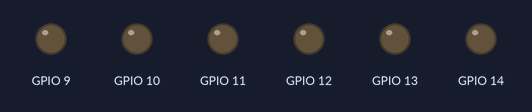
A program run on a simulated ESP32-S3. On the bench: output pins drawn as LEDs (lit = HIGH). What the program prints to the serial monitor is not drawn.

Above: at 0.1 s.
At 8.1 s:
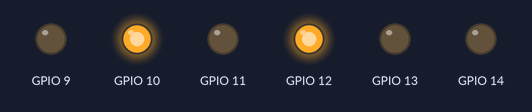
Timing chart, 0 to 9.6 s (numbered marks = the images above):
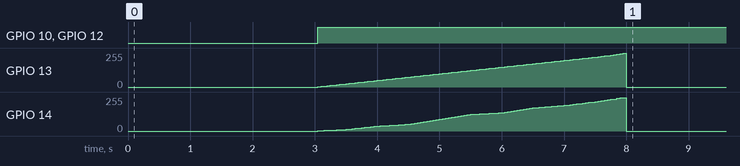

The program:

main.cpp
```cpp
#include <Arduino.h>
#include "Motor.h"

hw_timer_t *TIMER = NULL;
volatile int target_speed = 0;
volatile int current_speed = 0;
volatile control current_next = stop;

void IRAM_ATTR onTimer(){
    if(current_speed < target_speed){
        current_speed++;
    }
    else if(current_speed > target_speed){
        current_speed--;
    }
    go(current_next, current_speed);
}
void setup(){
    Serial.begin(115200);
    initMotor_A();
    initMotor_B();

    TIMER = timerBegin(0, 80, true);
    timerAttachInterrupt(TIMER, &onTimer, true);
    timerAlarmWrite(TIMER, 50000, true);
    timerAlarmEnable(TIMER);

    Serial.println("Hệ thống sẵn sàng! Timer đang chạy ngầm...");

    // THÊM 3 DÒNG NÀY ĐỂ RA LỆNH CHO XE CHẠY:
    delay(3000);         // Đợi 3 giây để bạn kịp đặt xe xuống đất
    current_next = top;  // Cài số tiến
    target_speed = 100;   // Đặt mục tiêu lên ga 50%
}

void loop() {

}
```

Measured:
- by itself, GPIO 10: LOW → HIGH at 3.1 s
- by itself, GPIO 12: LOW → HIGH at 3.0 s
- by itself, GPIO 13: rises from 0/255 to 252/255 in 4.9 s, then falls to 0/255 in 0.05 s
- by itself, GPIO 14: rises from 0/255 to 251/255 in 4.9 s, then falls to 0/255 in 0.05 s
